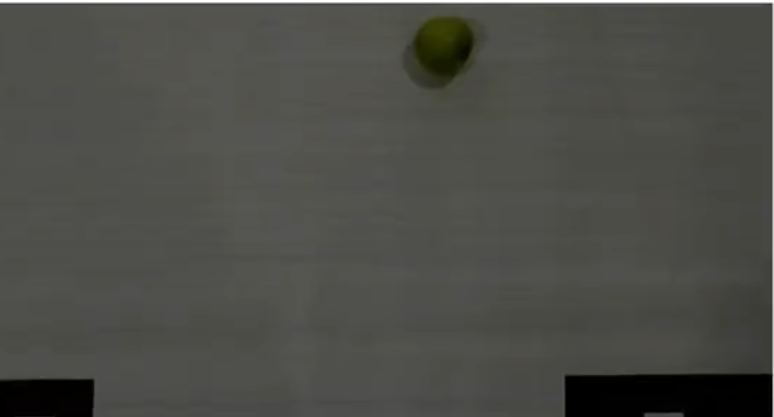
#> input picture testi.png, 774 x 417 px
$ python testing.py
#> lines starting #> are read from the running program, lines starting #| are printed output that depends on the picture; after the words box and inside, x2 and y2 are one past the last pixel; in counts of white or black regions, pixels touching at a corner belong together
import cv2
import numpy as np

def nothing(x):
  pass

# Укажите путь к вашей картинке
image_path = 'testi.png'
frame = cv2.imread(image_path)
#> frame is the input picture: shape (417, 774, 3); mean B, G, R 71.8, 76.7, 76.2

if frame is None:
  print(f'Ошибка: не удалось загрузить изображение "{image_path}".')
  exit()

# Создаем окно с ползунками
cv2.namedWindow('Tracking')
cv2.createTrackbar('LH', 'Tracking', 35, 180, nothing)
cv2.createTrackbar('LS', 'Tracking', 20, 255, nothing)
cv2.createTrackbar('LV', 'Tracking', 40, 255, nothing)
cv2.createTrackbar('UH', 'Tracking', 85, 180, nothing)
cv2.createTrackbar('US', 'Tracking', 255, 255, nothing)
cv2.createTrackbar('UV', 'Tracking', 255, 255, nothing)

# Переводим исходную картинку в HSV один раз для скорости
hsv = cv2.cvtColor(frame, cv2.COLOR_BGR2HSV)
#> hsv: shape (417, 774, 3); mean H, S, V 31.4, 20.1, 76.7

print('Крутите ползунки в окне "Tracking". Для выхода нажмите клавишу "q".')

while True:
  # Считываем текущие позиции ползунков
  lh = cv2.getTrackbarPos('LH', 'Tracking')
  ls = cv2.getTrackbarPos('LS', 'Tracking')
  lv = cv2.getTrackbarPos('LV', 'Tracking')
  uh = cv2.getTrackbarPos('UH', 'Tracking')
  us = cv2.getTrackbarPos('US', 'Tracking')
  uv = cv2.getTrackbarPos('UV', 'Tracking')

  lower_g = np.array([lh, ls, lv])
  upper_g = np.array([uh, us, uv])

  # Создаем маску и результат
  mask = cv2.inRange(hsv, lower_g, upper_g)
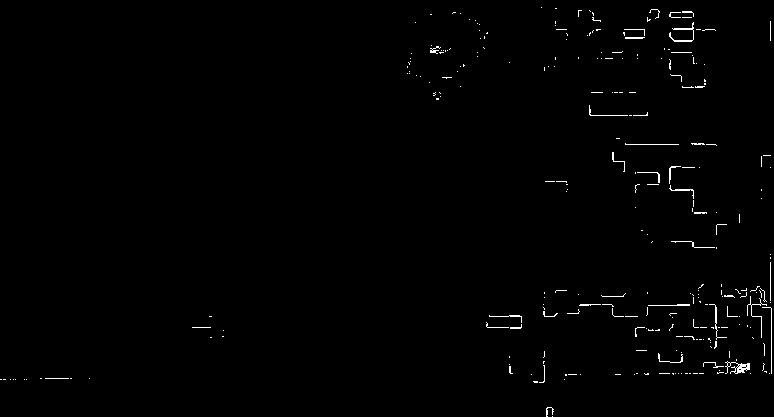
#> mask: shape (417, 774); 0.82% white in thin lines or dots
  result = cv2.bitwise_and(frame, frame, mask=mask)
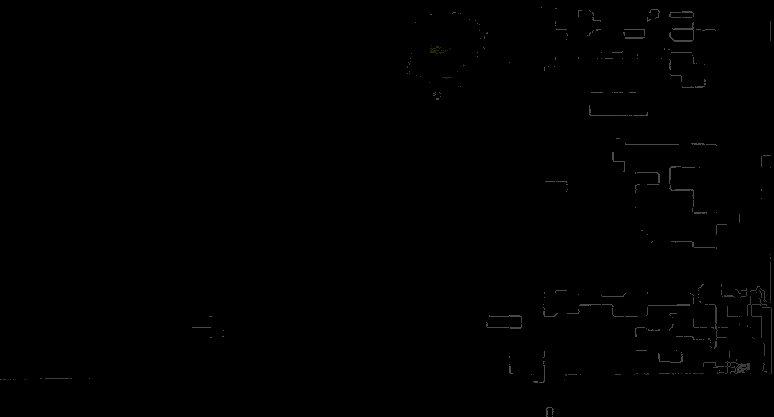
#> result: shape (417, 774, 3); mean B, G, R 0.5, 0.6, 0.6

  # Показываем окна
  cv2.imshow('Original', frame)
  cv2.imshow('Mask', mask)
  cv2.imshow('Result', result)

  # Выход по нажатию клавиши 'q'
  if cv2.waitKey(1) & 0xFF == ord('q'):
#> (key q is pressed here)
    print(f'Итоговые значения порогов:')
    print(f'lower_green = np.array([{lh}, {ls}, {lv}])')
    print(f'upper_green = np.array([{uh}, {us}, {uv}])')
    break

cv2.destroyAllWindows()

$ run again, with image.png copied over testi.png
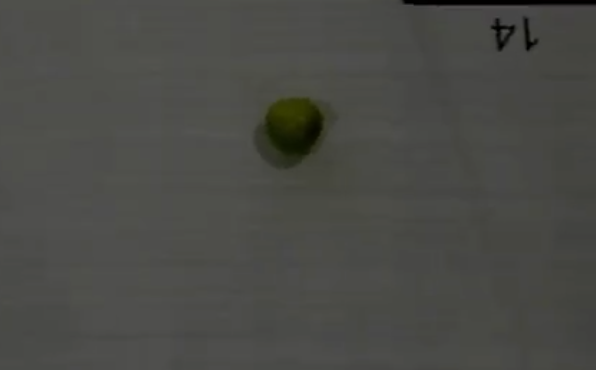
#> input picture image.png, 596 x 370 px
#> frame is the input picture: shape (370, 596, 3); mean B, G, R 70.2, 74.3, 73.9
#> hsv: shape (370, 596, 3); mean H, S, V 32.6, 16.2, 74.3
#> `mask = cv2.inRange(hsv, lower_g, upper_g)`:
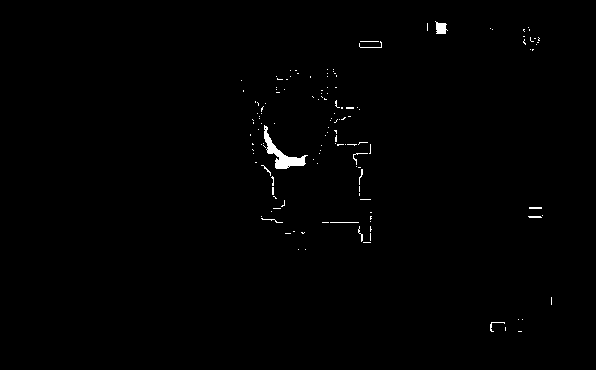
#> mask: shape (370, 596); 0.62% white; 137 white regions (125 under 20 px), largest, box (x1, y1, x2, y2) and area: (264, 125, 308, 169) 529, (435, 21, 448, 34) 114, (359, 41, 382, 48) 33
